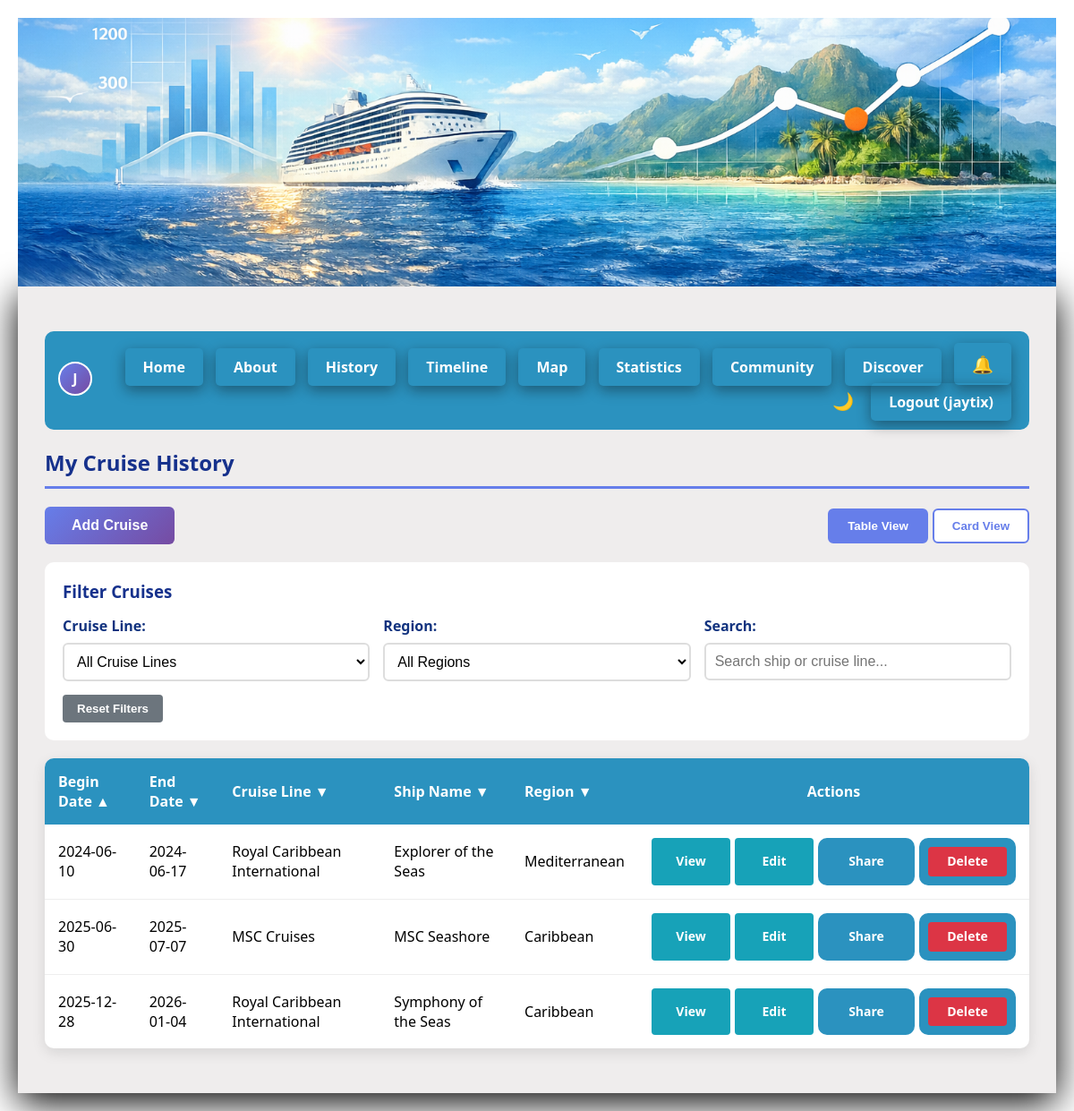
The page /history (signed in) on the database its author committed.
### app.py (models this page shows, shortened)
class UserPreference(db.Model):
    id = db.Column(db.Integer, primary_key=True)
    user_id = db.Column(db.Integer, db.ForeignKey('user.id'), nullable=False, unique=True)
    dark_mode = db.Column(db.Boolean, default=False)
    yearly_budget = db.Column(db.Float, nullable=True)
    default_view = db.Column(db.String(20), default='table')
    user = db.relationship('User', backref=db.backref('preferences', uselist=False))

class User(UserMixin, db.Model):
    id = db.Column(db.Integer, primary_key=True)
    username = db.Column(db.String(80), unique=True, nullable=False)
    email = db.Column(db.String(120), unique=True, nullable=False)
    password_hash = db.Column(db.String(200), nullable=False)
    cruises = db.relationship('CruiseHistory', backref='user', lazy=True)

class CruiseHistory(db.Model):
    cruiseid = db.Column(db.Integer, primary_key=True)
    begindate = db.Column(db.Date, nullable=False)
    enddate = db.Column(db.Date, nullable=False)
    cruiseline_id = db.Column(db.Integer, db.ForeignKey('cruise_line.id'), nullable=False)
    ship_id = db.Column(db.Integer, db.ForeignKey('ship.id'), nullable=False)
    region_id = db.Column(db.Integer, db.ForeignKey('region.id'), nullable=False)
    user_id = db.Column(db.Integer, db.ForeignKey('user.id'), nullable=False)
    cabin_number = db.Column(db.String(20), nullable=True)
    cabin_type = db.Column(db.String(30), nullable=True)  # interior, oceanview, balcony, suite, etc.
    deck = db.Column(db.String(50), nullable=True)
    cost = db.Column(db.Float, nullable=True)
    notes = db.Column(db.Text, nullable=True)
    rating = db.Column(db.Integer, nullable=True)
    cruiseline = db.relationship('CruiseLine', backref='cruises')
    ship = db.relationship('Ship', backref='cruises')
    region = db.relationship('Region', backref='cruises')

class CruiseLine(db.Model):
    id = db.Column(db.Integer, primary_key=True)
    name = db.Column(db.String(100), unique=True, nullable=False)
    ships = db.relationship('Ship', backref='cruiseline', lazy=True)

class Ship(db.Model):
    id = db.Column(db.Integer, primary_key=True)
    name = db.Column(db.String(100), nullable=False)
    cruiseline_id = db.Column(db.Integer, db.ForeignKey('cruise_line.id'), nullable=False)

class Region(db.Model):
    id = db.Column(db.Integer, primary_key=True)
    name = db.Column(db.String(100), unique=True, nullable=False)

### app.py (the view)
@app.route('/history')
@login_required
def history():
    cruises = CruiseHistory.query.filter_by(user_id=current_user.id).all()
    cruiselines = CruiseLine.query.order_by(CruiseLine.name).all()
    ships = Ship.query.order_by(Ship.name).all()
    regions = Region.query.order_by(Region.name).all()
    ports = Port.query.order_by(Port.country, Port.name).all()
    return render_template('history.html',
                           cruises=cruises,
                           cruiselines=cruiselines,
                           ships=ships,
                           regions=regions,
                           ports=ports,
                           cabin_types=CABIN_TYPES)

### app.py (called while the page is built)
@login_manager.user_loader
def load_user(user_id):
    return User.query.get(int(user_id))

### templates/history.html (shortened to what this page needs)
{% extends "base.html" %}
{% block content %}
    <h2>My Cruise History</h2>
    <div class="history-controls">
        <button id="openAddModal" class="btn-primary">Add Cruise</button>
        {% if cruises %}
        <div class="view-toggle">
            <button id="tableViewBtn" class="view-btn active">Table View</button>
            <button id="cardViewBtn" class="view-btn">Card View</button>
        </div>
        {% endif %}
    </div>
    {% if cruises %}
        <div class="filter-container" style="background: white; padding: 20px; border-radius: 10px; margin-bottom: 20px;">
            <h3 style="margin-bottom: 15px; color: #16318c;">Filter Cruises</h3>
            <div style="display: grid; grid-template-columns: 1fr 1fr 1fr; gap: 15px;">
                <div>
                    <label for="filterCruiseLine">Cruise Line:</label>
                    <select id="filterCruiseLine" class="filter-select">
                        <option value="">All Cruise Lines</option>
                    </select>
                </div>
                <div>
                    <label for="filterRegion">Region:</label>
                    <select id="filterRegion" class="filter-select">
                        <option value="">All Regions</option>
                    </select>
                </div>
                <div>
                    <label for="searchBox">Search:</label>
                    <input type="text" id="searchBox" placeholder="Search ship or cruise line..." style="padding: 10px; width: 100%; border: 2px solid #ddd; border-radius: 6px;">
                </div>
            </div>
            <button id="resetFilters" class="btn-secondary" style="margin-top: 15px;">Reset Filters</button>
        </div>
        <div id="tableView">
        <table id="cruiseTable">
            <thead>
                <tr>
                    <th class="sortable" data-column="begindate">Begin Date ▼</th>
                    <th class="sortable" data-column="enddate">End Date ▼</th>
                    <th class="sortable" data-column="cruiselineName">Cruise Line ▼</th>
                    <th class="sortable" data-column="shipName">Ship Name ▼</th>
                    <th class="sortable" data-column="regionName">Region ▼</th>
                    <th>Actions</th>
                </tr>
            </thead>
            <tbody id="cruiseTableBody">
                {% for cruise in cruises %}
                <tr class="cruise-row"
                    data-cruiseline-id="{{ cruise.cruiseline_id }}"
                    data-region-id="{{ cruise.region_id }}"
                    data-begindate="{{ cruise.begindate }}"
                    data-enddate="{{ cruise.enddate }}"
                    data-cruiseline-name="{{ cruise.cruiseline.name|lower }}"
                    data-ship-name="{{ cruise.ship.name|lower }}"
                    data-region-name="{{ cruise.region.name|lower }}">
                    <td>{{ cruise.begindate }}</td>
                    <td>{{ cruise.enddate }}</td>
                    <td>{{ cruise.cruiseline.name }}</td>
                    <td>{{ cruise.ship.name }}</td>
                    <td>{{ cruise.region.name }}</td>
                    <td>
                        <div style="display: flex; gap: 5px; justify-content: center;">
                                <button class="action-btn action-primary view-btn"
                                    data-cruise-id="{{ cruise.cruiseid }}"
                                    data-begin-date="{{ cruise.begindate }}"
                                    data-end-date="{{ cruise.enddate }}"
                                    data-cruiseline-id="{{ cruise.cruiseline_id }}"
                                    data-ship-id="{{ cruise.ship_id }}"
                                    data-region-id="{{ cruise.region_id }}"
                                    data-cruiseline-name="{{ cruise.cruiseline.name }}"
                                    data-ship-name="{{ cruise.ship.name }}"
                                    data-region-name="{{ cruise.region.name }}"
                                    data-cabin-number="{{ cruise.cabin_number or 'Not specified' }}"
                                    data-cabin-type="{{ cruise.cabin_type or 'Not specified' }}"
                                    data-deck="{{ cruise.deck or 'Not specified' }}"
                                    data-cost="{{ cruise.cost or 'Not specified' }}"
                                    data-rating="{{ cruise.rating or 'Not rated' }}"
                                    data-notes="{{ cruise.notes or 'No notes' }}">
                                View
                            </button>
                            <button class="action-btn action-primary edit-btn"
                                    data-cruise-id="{{ cruise.cruiseid }}"
                                    data-begin-date="{{ cruise.begindate }}"
                                    data-end-date="{{ cruise.enddate }}"
                                    data-cruiseline-id="{{ cruise.cruiseline_id }}"
                                    data-ship-id="{{ cruise.ship_id }}"
                                    data-region-id="{{ cruise.region_id }}"
                                    data-cabin-number="{{ cruise.cabin_number or '' }}"
                                    data-cabin-type="{{ cruise.cabin_type or '' }}"
                                    data-deck="{{ cruise.deck or '' }}"
                                    data-cost="{{ cruise.cost or '' }}"
                                    data-rating="{{ cruise.rating or '' }}"
                                    data-notes="{{ cruise.notes or '' }}">
                                Edit
                            </button>
                            <form method="POST" action="{{ url_for('social.share_cruise', cruise_id=cruise.cruiseid) }}" style="margin: 0;">
                                <button type="submit" class="action-btn social-share-btn" onclick="return confirm('Share this cruise to the community feed?')">Share</button>
                            </form>
                            <form method="POST" action="{{ url_for('delete_cruise', cruise_id=cruise.cruiseid) }}" class="delete-form" style="margin: 0;">
                                <button type="button" class="action-btn action-danger delete-btn">Delete</button>
                            </form>
                        </div>
                    </td>
                </tr>
                {% endfor %}
            </tbody>
        </table>
        </div>
    {% else %}
        <div class="no-cruises">
            <p>No cruises yet. Click "Add Cruise" to get started!</p>
        </div>
    {% endif %}
{% endblock %}

### templates/base.html (shortened to what this page needs)
<!DOCTYPE html>
<html>
<head>
    <link rel="stylesheet" href="https://unpkg.com/leaflet@1.9.4/dist/leaflet.css" />
    <link rel="stylesheet" href="{{ url_for('static', filename='css/style.css') }}?v=2">
    {% if request.endpoint != "home" and request.endpoint != "social.profile" %}
        <img src="{{url_for('static', filename='images/banner.png') }}" class="smallbanner" alt="Histacruise Banner" style="display: block; margin-left: auto; margin-right: auto;" >
    {% endif %}
</head>
<body class="{{ 'dark-mode' if current_user.is_authenticated and current_user.preferences and current_user.preferences.dark_mode else '' }}">
    <div class="container">
        <nav>
            {% if current_user.is_authenticated %}
            <a href="{{ url_for('social.profile', username=current_user.username) }}" class="nav-profile-link" title="My Profile">
            </a>
            {% endif %}
            <div class="nav-links">
                <a href="/">Home</a>
                <a href="/about">About</a>
                {% if current_user.is_authenticated %}
                    <a href="/history">History</a>
                    <a href="{{ url_for('timeline') }}">Timeline</a>
                    <a href="{{ url_for('cruise_map') }}">Map</a>
                    <a href="{{ url_for('statistics') }}">Statistics</a>
                    <a href="{{ url_for('social.feed') }}">Community</a>
                    <a href="{{ url_for('social.discover') }}">Discover</a>
                    <a href="{{ url_for('social.notifications') }}" class="nav-notification-link" id="navNotifLink" title="Notifications">
                        &#128276;<span class="notif-badge" id="notifBadge" style="display:none;">0</span>
                    </a>
                    <button id="darkModeToggle" class="dark-mode-btn" title="Toggle Dark Mode">{{ '🌙' if not (current_user.preferences and current_user.preferences.dark_mode) else '☀️' }}</button>
                    <a href="{{ url_for('logout') }}">Logout ({{ current_user.username }})</a>
                {% else %}
                    <a href="{{ url_for('login') }}">Login</a>
                    <a href="{{ url_for('register') }}">Register</a>
                {% endif %}
            </div>
        </nav>
        {% block content %}
        {% endblock %}
    </div>
</body>
</html>

### rows shown on the page
UserPreference: dark_mode "🌙"
User: username "jaytix"
CruiseHistory: begindate "2025-12-28", enddate "2026-01-04", cruiseline.name "Royal Caribbean International", ship.name "Symphony of the Seas", region.name "Caribbean"
CruiseHistory: begindate "2025-06-30", enddate "2025-07-07", cruiseline.name "MSC Cruises", ship.name "MSC Seashore", region.name "Caribbean"
CruiseHistory: begindate "2024-06-10", enddate "2024-06-17", cruiseline.name "Royal Caribbean International", ship.name "Explorer of the Seas", region.name "Mediterranean"
